Frame 1 (no input): blank canvas, image omitted
Frame 60 (no input): blank canvas, image omitted
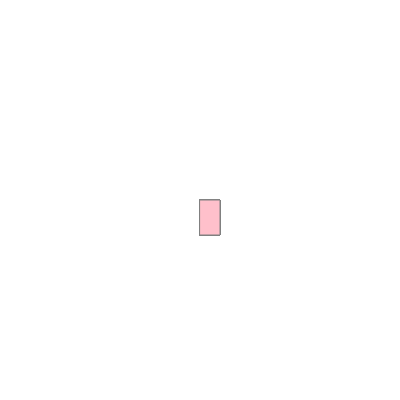
Frame 120 (the mouse pressed at the canvas centre since frame 60)

The p5.js sketch whose frames 1 and 60 were blank and that drew this single picture after the mouse press (run headless with seeded random() and noise() and a simulated clock; from frame 60 on, the mouse is pressed at the canvas centre):

// p5.js sketch
// ── sketch.js
function setup() {
    createCanvas(400, 400);
    background("white")
  }
  
  function draw() {
    stroke("grey");
    fill("pink");
    
    
    if (mouseIsPressed) {
      rect(mouseX, mouseY, 20, 35);
    }
  }
  
